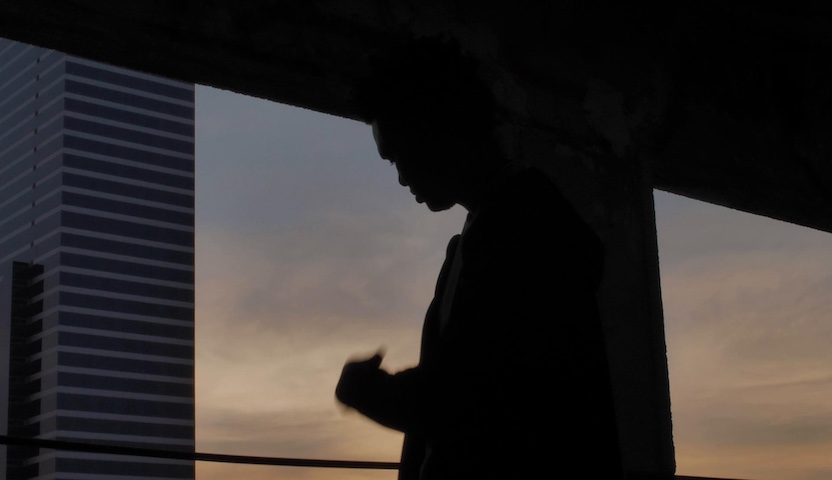
#> input picture 480P_i2v_mixkit_images/A man appears in different parts of an abandoned building, standing in the dark, swinging a baseball.jpg, 832 x 480 px
$ python synthetic_tracks.py --frame '../480P_i2v_mixkit_images/A man appears in different parts of an abandoned building, standing in the dark, swinging a baseball.jpg' --out out.png
#> lines starting #> are read from the running program, lines starting #| are printed output that depends on the picture
# SPDX-License-Identifier: Apache-2.0
"""Author synthetic point-track motion controls for WanTrack.

A "track" is just a per-point (x, y) trajectory over time, so we can *author*
counterfactual motion directly (no CoTracker needed -- that is only for
*extracting* tracks from real video). These authored tracks are the test-time
control signal: feed them to the model and check the generated motion follows.

All coordinates are NORMALIZED to [0, 1] (x/width, y/height) -- the same space
the preprocessing stores and the model trains on. Outputs:
    tracks      float32 [T, N, 2]   normalized (x, y) per point per frame
    visibility  float32 [T, N]      1 = active/visible, 0 = inactive/occluded

Modes mirror MotionStream's control surface:
  - ``pan``    : global translation (camera/scene pan)
  - ``zoom``   : scale toward/away from a center (dolly in/out)
  - ``rotate`` : rotate the grid about a center
  - ``drag``   : move only points inside a region (the sparse "drag" handle),
                 with a smooth spatial falloff; everything else stays put
  - ``swirl``  : rotation whose angle decays with radius
  - ``static`` : no motion (tests "does text+first-frame alone reproduce motion?")

``select_*`` helpers turn a dense field into a SPARSE control by zeroing the
visibility of unselected points -- this is how MotionStream lets you drag just a
few points. (Requires a model trained with point-subsampling aug to work well.)
"""
from __future__ import annotations

import argparse
from pathlib import Path

import numpy as np


# ----------------------------------------------------------------------
# Grid + small helpers
# ----------------------------------------------------------------------
def make_grid(grid_size: int = 50) -> np.ndarray:
    """Frame-0 normalized grid positions, returned as [N, 2] (x, y) in [0, 1].

    Row-major (matches CoTracker's grid and our 50x50 preprocessing), so
    ``reshape(grid_size, grid_size, 2)`` is [row(y), col(x)].
    """
    ys, xs = np.meshgrid(
        np.linspace(0.0, 1.0, grid_size, dtype=np.float32),
        np.linspace(0.0, 1.0, grid_size, dtype=np.float32),
        indexing="ij",
    )
    return np.stack([xs.reshape(-1), ys.reshape(-1)], axis=-1)  # [N, 2]


def _ramp(num_frames: int, ease: bool = True) -> np.ndarray:
    """Time ramp in [0, 1] over ``num_frames`` (optionally smooth ease-in-out)."""
    t = np.linspace(0.0, 1.0, num_frames, dtype=np.float32)
    if ease:
        t = t * t * (3.0 - 2.0 * t)  # smoothstep
    return t


def _visibility_from_bounds(tracks: np.ndarray, margin: float = 0.02) -> np.ndarray:
    """1 where a point is inside [(-m), (1+m)] in both axes, else 0."""
    lo, hi = -margin, 1.0 + margin
    inb = (tracks[..., 0] >= lo) & (tracks[..., 0] <= hi) & (tracks[..., 1] >= lo) & (tracks[..., 1] <= hi)
    return inb.astype(np.float32)


# ----------------------------------------------------------------------
# Motion fields  ->  (tracks [T,N,2], visibility [T,N])
# ----------------------------------------------------------------------
def static(grid: np.ndarray, num_frames: int) -> tuple[np.ndarray, np.ndarray]:
    tracks = np.repeat(grid[None], num_frames, axis=0)
    return tracks, np.ones((num_frames, grid.shape[0]), np.float32)


def pan(grid: np.ndarray, num_frames: int, dx: float, dy: float,
        ease: bool = True) -> tuple[np.ndarray, np.ndarray]:
    """Translate all points by (dx, dy) (normalized units) over the clip."""
    r = _ramp(num_frames, ease)[:, None, None]
    tracks = grid[None] + r * np.array([dx, dy], np.float32)[None, None]
    return tracks.astype(np.float32), _visibility_from_bounds(tracks)


# [113 lines left out: functions zoom, rotate, drag, swirl, select_radius, select_random and 2 more, not called in this run]


# ----------------------------------------------------------------------
# Convenience: named presets
# ----------------------------------------------------------------------
def preset(name: str, num_frames: int, grid_size: int = 50, *,
           strength: float = 0.25) -> tuple[np.ndarray, np.ndarray]:
    """Author a named motion preset. ``strength`` scales translations/zoom."""
    g = make_grid(grid_size)
    name = name.lower()
    if name == "static":
        return static(g, num_frames)
    if name in ("pan_right", "pan_left", "pan_up", "pan_down"):
        dx = {"pan_right": strength, "pan_left": -strength}.get(name, 0.0)
        dy = {"pan_down": strength, "pan_up": -strength}.get(name, 0.0)
        return pan(g, num_frames, dx, dy)
    if name == "zoom_in":
        return zoom(g, num_frames, 1.0 + strength)
    if name == "zoom_out":
        return zoom(g, num_frames, 1.0 - strength)
    if name in ("rotate_cw", "rotate_ccw"):
        return rotate(g, num_frames, 30.0 * (1 if name == "rotate_cw" else -1))
    if name == "swirl":
        return swirl(g, num_frames, 60.0)
    if name == "drag_center_right":
        return drag(g, num_frames, center=(0.5, 0.5), dx=strength, dy=0.0, radius=0.2)
    raise ValueError(f"unknown preset {name!r}")


PRESETS = ["static", "pan_right", "pan_left", "pan_up", "pan_down",
           "zoom_in", "zoom_out", "rotate_cw", "rotate_ccw", "swirl",
           "drag_center_right"]


def to_pixel(tracks: np.ndarray, height: int, width: int) -> np.ndarray:
    """Normalized [0,1] tracks -> pixel coords for overlay/EPE."""
    out = tracks.copy()
    out[..., 0] *= width
    out[..., 1] *= height
    return out


# ----------------------------------------------------------------------
# CLI: overlay a preset on a first frame (sanity check, no model/GPU)
# ----------------------------------------------------------------------
def _overlay_preview(frame0: np.ndarray, tracks_px: np.ndarray, vis: np.ndarray,
                     stride: int = 3) -> np.ndarray:
    import colorsys

    from PIL import Image, ImageDraw
    h, w, _ = frame0.shape
    img = Image.fromarray(frame0).convert("RGB")
    draw = ImageDraw.Draw(img)
    n = tracks_px.shape[1]
    gs = int(round(n ** 0.5))
    keep = np.zeros(n, bool)
    keep.reshape(gs, gs)[::stride, ::stride] = True
    for pi in range(n):
        if not keep[pi]:
            continue
        col = tuple(int(c * 255) for c in colorsys.hsv_to_rgb((pi % gs) / gs, 1.0, 1.0))
        pts = [(float(tracks_px[t, pi, 0]), float(tracks_px[t, pi, 1]))
               for t in range(tracks_px.shape[0]) if vis[t, pi] >= 0.5]
        if len(pts) >= 2:
            draw.line(pts, fill=col, width=1)
        if pts:
            x, y = pts[-1]
            draw.ellipse([x - 2, y - 2, x + 2, y + 2], fill=col)
    return np.asarray(img)


def main() -> None:
    p = argparse.ArgumentParser(description="Preview a synthetic track preset over a first frame.")
    p.add_argument("--frame", type=Path, required=True, help="First-frame image (png/jpg).")
    p.add_argument("--preset", type=str, default="pan_right", choices=PRESETS)
    p.add_argument("--num-frames", type=int, default=121)
    p.add_argument("--grid-size", type=int, default=50)
    p.add_argument("--strength", type=float, default=0.25)
    p.add_argument("--out", type=Path, required=True)
    args = p.parse_args()

    import imageio.v2 as imageio
    frame0 = np.asarray(imageio.imread(args.frame))[..., :3]
#> frame0 is the input picture: shape (480, 832, 3); mean R, G, B 50.3, 45.9, 44.7
    h, w, _ = frame0.shape
#> h = 480; w = 832
    tracks, vis = preset(args.preset, args.num_frames, args.grid_size, strength=args.strength)
    overlay = _overlay_preview(frame0, to_pixel(tracks, h, w), vis)
#> the loop in _overlay_preview, `for pi in range(n):` made 2500 passes
#> (x, y) on passes 1, 4, 7, 10, 13, 16, 19, 22, 25, 28, 31, 34: (208, 0), (258.9, 0), (309.9, 0), (360.8, 0), (411.8, 0), (462.7, 0), (513.6, 0), (564.6, 0), (615.5, 0), (666.4, 0), (717.4, 0), (768.3, 0)
#> in _overlay_preview, `return np.asarray(img)`:
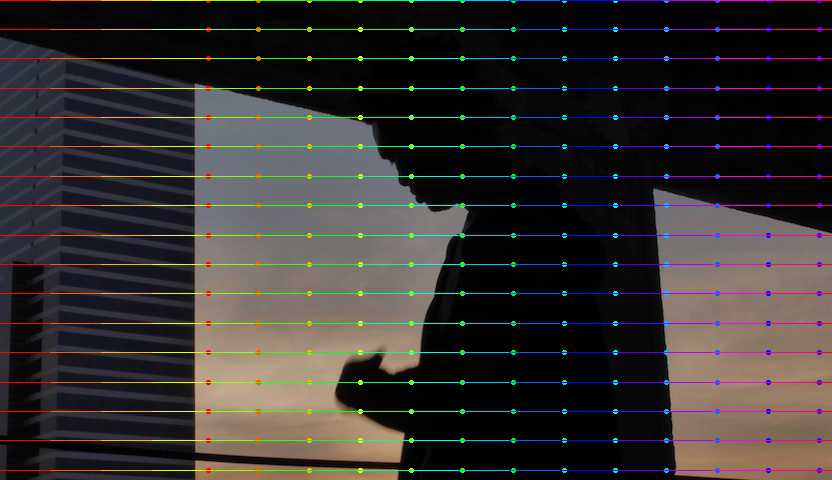
#> returned value: shape (480, 832, 3); mean of channels 0, 1, 2 53.3, 49.9, 48.2; drawn as R, G, B
    args.out.parent.mkdir(parents=True, exist_ok=True)
    imageio.imwrite(str(args.out), overlay)
    print(f"[synthetic-tracks] preset={args.preset} frames={args.num_frames} "
          f"points={tracks.shape[1]} -> {args.out}")


if __name__ == "__main__":
    main()
